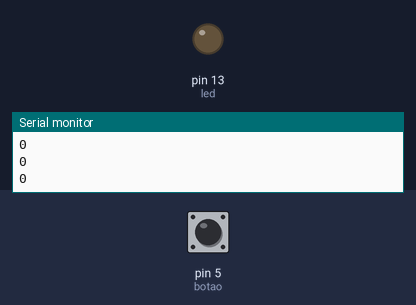
The sketch below on a simulated Arduino Uno, built with avr-gcc and run on an emulated ATmega328P. Shown: output pins drawn as LEDs (lit = HIGH), the last lines printed to the serial monitor. Inputs (shaded band) come from the test bench; at power-on: pin 5 (botao) LOW.

Above: at 1.4 s.
1.5 s: pin 5 (botao) pulled HIGH for 0.35 s
At 1.9 s:
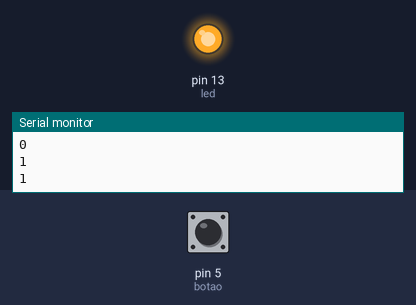
3.6 s: pin 5 (botao) pulled HIGH for 3.2 s
At 7.4 s:
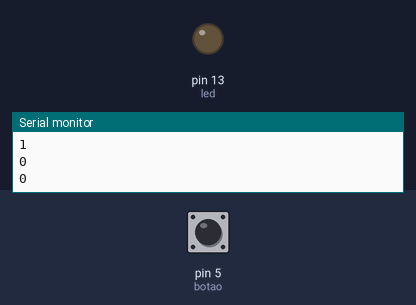
Timing chart, 0 to 8.9 s (numbered marks = the images above; inputs shaded):
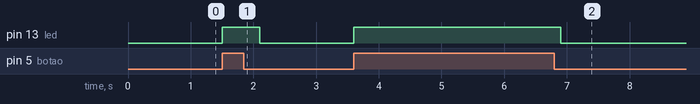

Measured:
- after the input at 1.5 s, pin 13 (led): LOW → HIGH at once, → LOW 0.60 s later
- after the input at 3.6 s, pin 13 (led): LOW → HIGH at once, → LOW 3.3 s later

The sketch:

botao.ino
```cpp
/*
Botão
Programa aonde você aperta um botão e o led acende
*/

int led = 13;
int botao = 5;

int estado_do_botao = 0;

void setup(){
    pinMode(led, OUTPUT);
    pinMode(botao, INPUT);

    Serial.begin(9600);
    Serial.println("Começou");
}

void loop(){
    estado_do_botao = digitalRead(botao);
    Serial.println(estado_do_botao);

    digitalWrite(led, estado_do_botao);

    delay(300);
}
```
